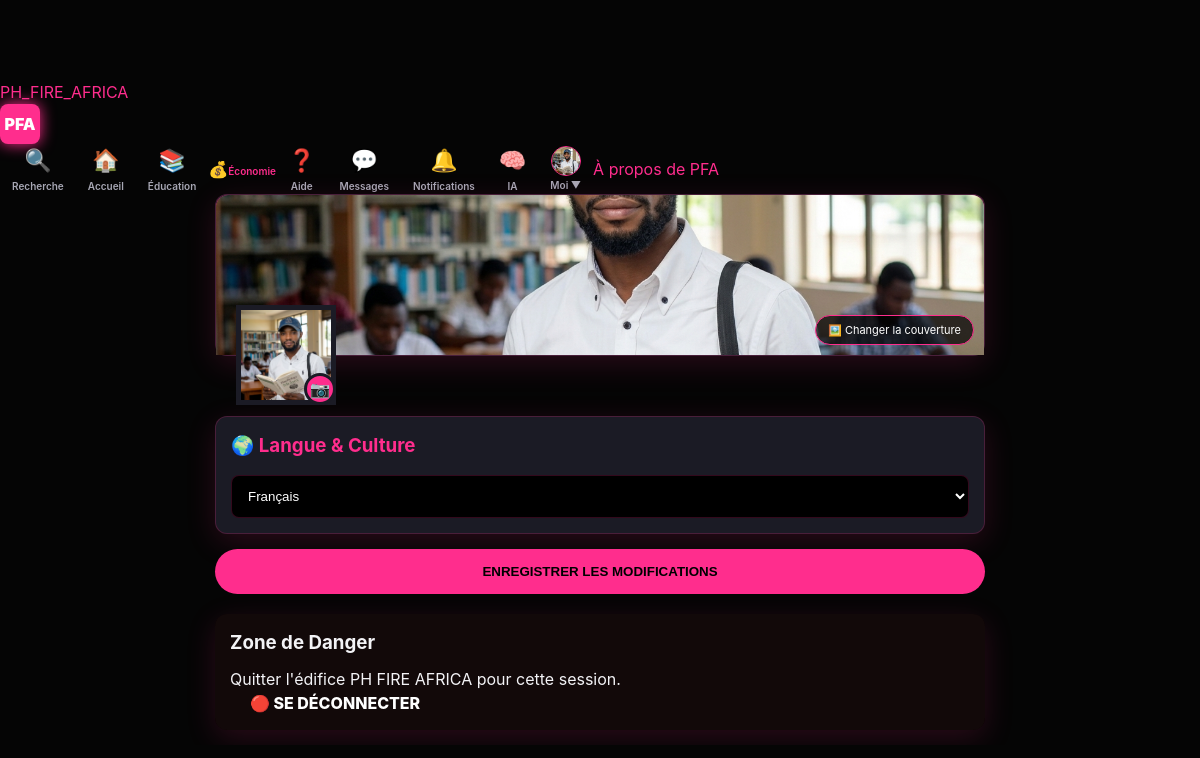
Page /settings (signed in) on the committed database.
### tables this page shows
CREATE TABLE users (
  id INTEGER PRIMARY KEY AUTOINCREMENT,
  username TEXT UNIQUE NOT NULL,
  identifier TEXT UNIQUE NOT NULL,
  display_name TEXT NOT NULL,
  bio TEXT DEFAULT '',
  password_hash TEXT NOT NULL,
  created_at TEXT NOT NULL
, profile_pic TEXT DEFAULT 'default_avatar.png', cover_pic TEXT DEFAULT 'default_cover.jpg', role TEXT DEFAULT 'apprenant', language TEXT DEFAULT 'fr', privacy_level TEXT DEFAULT 'public', video_pref TEXT DEFAULT 'data_saver');

### app.py (the view, shortened to what this page needs)
    @app.route("/settings", methods=["GET", "POST"])
    @login_required
    def settings():
        me = current_user()
        return render_template("settings.html", user=me)

### templates/settings.html (shortened to what this page needs)
{% extends "base.html" %}
{% block content %}
<div class="container" style="max-width: 800px;">
    <form method="post" enctype="multipart/form-data">
        <div class="card" style="padding: 0; overflow: visible; margin-bottom: 60px; position: relative;">
            <div style="height: 160px; background: var(--accent); position: relative; border-radius: 12px 12px 0 0;">
                <img src="{{ url_for('static', filename='uploads/' + (user.cover_pic if user.cover_pic else 'default_cover.jpg')) }}"
                     style="width: 100%; height: 100%; object-fit: cover; border-radius: 12px 12px 0 0;">
                <label style="position: absolute; bottom: 10px; right: 10px; background: rgba(0,0,0,0.7); color: white; padding: 6px 12px; border-radius: 20px; cursor: pointer; font-size: 11px; border: 1px solid var(--accent);">
                    🖼️ Changer la couverture
                </label>
                <div style="position: absolute; bottom: -50px; left: 20px;">
                    <div style="position: relative;">
                        <img src="{{ url_for('static', filename='uploads/' + (user.profile_pic if user.profile_pic else 'default_avatar.png')) }}"
                             class="avatar-large" style="width: 100px; height: 100px; border: 5px solid var(--panel);">
                        <label style="position: absolute; bottom: 0; right: 0; background: var(--accent); width: 32px; height: 32px; border-radius: 50%; display: flex; align-items: center; justify-content: center; cursor: pointer; border: 3px solid var(--panel);">
                            📷 <input type="file" name="profile_pic" style="display: none;" onchange="this.form.submit()">
                        </label>
                    </div>
                </div>
            </div>
        </div>
        <div class="card">
            <h3 style="margin-bottom: 15px;">🌍 Langue & Culture</h3>
            <select name="language" style="width: 100%; padding: 12px; background: #000; color: white; border-radius: 8px; border: 1px solid var(--border);">
                <option value="fr" {% if user.language == 'fr' %}selected{% endif %}>Français</option>
            </select>
        </div>
        <button type="submit" class="btn" style="width: 100%; padding: 15px; margin-bottom: 20px;">
            ENREGISTRER LES MODIFICATIONS
        </button>
        <div class="card" style="border: 1px solid var(--err); background: rgba(255, 77, 77, 0.05);">
            <h3 style="color: var(--err); margin-bottom: 10px;">Zone de Danger</h3>
            <p class="small muted">Quitter l'édifice PH FIRE AFRICA pour cette session.</p>
            <a href="{{ url_for('logout') }}" class="btn" style="background: var(--err); color: white; width: 100%; margin-top: 10px; text-decoration: none; text-align: center;">
                🔴 SE DÉCONNECTER
            </a>
        </div>
    </form>
</div>
{% endblock %}

### templates/base.html (shortened to what this page needs)
<!DOCTYPE html>
<html lang="fr">
<head>
  <link rel="stylesheet" href="{{ url_for('static', filename='style.css') }}">
</head>
<body>
  {% if me %}
  <div class="nav-left">
     <a href="{{ url_for('feed') }}" class="nav-logo">PH_FIRE_AFRICA</a>
    <a href="{{ url_for('feed') }}" class="logo-pfa">PFA</a>
  </div>
      <nav class="nav-icons-group">
      <a href="{{ url_for('rechercher') }}" class="nav-link-icon" title="Rechercher">
      <span class="icon">🔍</span><span class="nav-text">Recherche</span></a>
      <a href="{{ url_for('feed') }}" class="nav-link-icon" title="Accueil">
      <span class="icon">🏠</span><span class="nav-text">Accueil</span></a>
      <a href="{{ url_for('academie_home') }}" class="nav-link-icon" title="Éducation">
      <span class="icon">📚</span><span class="nav-text">Éducation</span></a>
      <a href="{{ url_for('wallet') }}" class="nav-icon" title="Économie">
      <span class="icon">💰</span><span class="nav-text">Économie</span></a>
        <a href="{{ url_for('guide_utilisation') }}" class="nav-link-icon" title="Guide d'utilisation">
      <span class="icon">❓</span>
      <span class="nav-text">Aide</span>
    </a>
      <a href="{{ url_for('messages') }}" class="nav-link-icon" title="Messages">
    <span class="icon">💬</span>
    <span class="nav-text">Messages</span>
</a>
<a href="{{ url_for('notifications') }}" class="nav-link-icon" title="Notifications">
    <span class="icon">🔔</span>
    <span class="nav-text">Notifications</span>
</a>
      <a href="{{ url_for('tuteur_view') }}" class="nav-link-icon" title="IA Mwalimu">
      <span class="icon">🧠</span><span class="nav-text">IA</span></a>
      <a href="{{ url_for('profile', username=me.username) }}" class="nav-link-icon profile-link">
      <img src="{{ url_for('static', filename='uploads/' ~ me.profile_pic) }}" class="avatar-nav" onerror="this.src='https://ui-avatars.com/api/?name={{ me.display_name }}&background=ff2d8d&color=fff'">
      <span class="nav-text">Moi ▼</span></a>
      <a href="{{ url_for('a_propos') }}" class="muted small">À propos de PFA</a>
    </nav>
  {% endif %}
  <main class="container">
    {% block content %}{% endblock %}
  </main>
</body>
</html>

### static/style.css (style rules this page uses)
:root { --bg: #050505; --panel: #1b1b25; --panel-glass: rgba(27, 27, 37, 0.98); --accent: #ff2d8d; --accent-dark: #e2316c; --text-main: #f3f3f6; --muted: #a7a7b4; --border: rgba(255, 45, 141, 0.2); --radius: 12px; --shadow: 0 8px 30px rgba(255, 45, 141, 0.15); --nav-height: 65px; }
* { box-sizing: border-box; margin: 0; padding: 0; }
html, body { width: 100%; max-width: 100vw; overflow-x: hidden; background-color: var(--bg); color: var(--text-main); font-family: 'Inter', system-ui, sans-serif; line-height: 1.5; }
body { padding-top: calc(var(--nav-height) + 15px); }
a { color: var(--accent); text-decoration: none; transition: 0.3s; }
h1, h2, h3, h4 { color: var(--accent); margin-bottom: 10px; }
img { max-width: 100%; height: auto; display: block; object-fit: cover; }
.logo-pfa { background-color: var(--accent); color: #fff !important; width: 40px; height: 40px; display: flex; align-items: center; justify-content: center; border-radius: 8px; font-weight: 900; font-size: 16px; box-shadow: 0 0 15px var(--accent); }
.nav-icons-group { display: flex; align-items: center; height: 100%; }
.nav-link-icon { display: flex; flex-direction: column; align-items: center; padding: 0 12px; height: 100%; color: var(--muted); text-decoration: none; }
.nav-link-icon .icon { font-size: 22px; }
.nav-text { font-size: 10px; margin-top: 2px; font-weight: 600; }
.container { max-width: 1128px; margin: 0 auto; padding: 0 15px; }
.card { background: var(--panel); border: 1px solid var(--border); border-radius: var(--radius); padding: 15px; margin-bottom: 15px; box-shadow: var(--shadow); }
.avatar-nav, .avatar-chat { width: 30px; height: 30px; border-radius: 50% !important; border: 1.5px solid var(--accent); }
.btn { background: var(--accent); color: #000; padding: 10px 20px; border-radius: 30px; font-weight: 800; border: none; cursor: pointer; }

### rows in the picture
users: profile_pic (picture), cover_pic (picture), language "Français"
